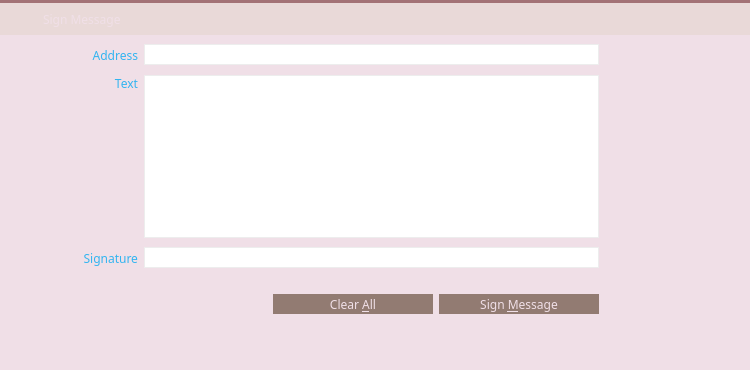
<?xml version="1.0" encoding="UTF-8"?>
<ui version="4.0">
 <class>SignMessagePage</class>
 <widget class="QWidget" name="SignMessagePage">
  <property name="geometry">
   <rect>
    <x>0</x>
    <y>0</y>
    <width>750</width>
    <height>370</height>
   </rect>
  </property>
  <property name="palette">
   <palette>
    <active>
     <colorrole role="Button">
      <brush brushstyle="SolidPattern">
       <color alpha="255">
        <red>233</red>
        <green>217</green>
        <blue>216</blue>
       </color>
      </brush>
     </colorrole>
     <colorrole role="Base">
      <brush brushstyle="SolidPattern">
       <color alpha="255">
        <red>233</red>
        <green>217</green>
        <blue>216</blue>
       </color>
      </brush>
     </colorrole>
     <colorrole role="Window">
      <brush brushstyle="SolidPattern">
       <color alpha="255">
        <red>233</red>
        <green>217</green>
        <blue>216</blue>
       </color>
      </brush>
     </colorrole>
     <colorrole role="Highlight">
      <brush brushstyle="SolidPattern">
       <color alpha="255">
        <red>235</red>
        <green>235</green>
        <blue>235</blue>
       </color>
      </brush>
     </colorrole>
     <colorrole role="HighlightedText">
      <brush brushstyle="SolidPattern">
       <color alpha="255">
        <red>171</red>
        <green>127</green>
        <blue>130</blue>
       </color>
      </brush>
     </colorrole>
    </active>
    <inactive>
     <colorrole role="Button">
      <brush brushstyle="SolidPattern">
       <color alpha="255">
        <red>233</red>
        <green>217</green>
        <blue>216</blue>
       </color>
      </brush>
     </colorrole>
     <colorrole role="Base">
      <brush brushstyle="SolidPattern">
       <color alpha="255">
        <red>233</red>
        <green>217</green>
        <blue>216</blue>
       </color>
      </brush>
     </colorrole>
     <colorrole role="Window">
      <brush brushstyle="SolidPattern">
       <color alpha="255">
        <red>233</red>
        <green>217</green>
        <blue>216</blue>
       </color>
      </brush>
     </colorrole>
     <colorrole role="Highlight">
      <brush brushstyle="SolidPattern">
       <color alpha="255">
        <red>235</red>
        <green>235</green>
        <blue>235</blue>
       </color>
      </brush>
     </colorrole>
     <colorrole role="HighlightedText">
      <brush brushstyle="SolidPattern">
       <color alpha="255">
        <red>171</red>
        <green>127</green>
        <blue>130</blue>
       </color>
      </brush>
     </colorrole>
    </inactive>
    <disabled>
     <colorrole role="Button">
      <brush brushstyle="SolidPattern">
       <color alpha="255">
        <red>233</red>
        <green>217</green>
        <blue>216</blue>
       </color>
      </brush>
     </colorrole>
     <colorrole role="Base">
      <brush brushstyle="SolidPattern">
       <color alpha="255">
        <red>233</red>
        <green>217</green>
        <blue>216</blue>
       </color>
      </brush>
     </colorrole>
     <colorrole role="Window">
      <brush brushstyle="SolidPattern">
       <color alpha="255">
        <red>233</red>
        <green>217</green>
        <blue>216</blue>
       </color>
      </brush>
     </colorrole>
     <colorrole role="Highlight">
      <brush brushstyle="SolidPattern">
       <color alpha="255">
        <red>240</red>
        <green>240</green>
        <blue>240</blue>
       </color>
      </brush>
     </colorrole>
     <colorrole role="HighlightedText">
      <brush brushstyle="SolidPattern">
       <color alpha="255">
        <red>171</red>
        <green>127</green>
        <blue>130</blue>
       </color>
      </brush>
     </colorrole>
    </disabled>
   </palette>
  </property>
  <property name="windowTitle">
   <string>Form</string>
  </property>
  <property name="styleSheet">
   <string notr="true">* {
    font-family:&quot;Finger Paint&quot;;
}
QLineEdit {
	border: 1px solid #ededed;
}
</string>
  </property>
  <layout class="QVBoxLayout" name="verticalLayout_4">
   <property name="spacing">
    <number>0</number>
   </property>
   <property name="leftMargin">
    <number>0</number>
   </property>
   <property name="topMargin">
    <number>0</number>
   </property>
   <property name="rightMargin">
    <number>0</number>
   </property>
   <property name="bottomMargin">
    <number>0</number>
   </property>
   <item>
    <widget class="Line" name="lineBeforeAddressBook_3">
     <property name="styleSheet">
      <string notr="true">background-color: #A37276;</string>
     </property>
     <property name="frameShadow">
      <enum>QFrame::Raised</enum>
     </property>
     <property name="lineWidth">
      <number>0</number>
     </property>
     <property name="orientation">
      <enum>Qt::Horizontal</enum>
     </property>
    </widget>
   </item>
   <item>
    <widget class="QWidget" name="wHeader" native="true">
     <property name="minimumSize">
      <size>
       <width>0</width>
       <height>32</height>
      </size>
     </property>
     <property name="maximumSize">
      <size>
       <width>16777215</width>
       <height>32</height>
      </size>
     </property>
     <property name="is_header" stdset="0">
      <bool>true</bool>
     </property>
     <layout class="QHBoxLayout" name="horizontalLayout_20">
      <property name="leftMargin">
       <number>0</number>
      </property>
      <property name="topMargin">
       <number>0</number>
      </property>
      <property name="rightMargin">
       <number>0</number>
      </property>
      <property name="bottomMargin">
       <number>0</number>
      </property>
      <item>
       <spacer name="horizontalSpacer_28">
        <property name="orientation">
         <enum>Qt::Horizontal</enum>
        </property>
        <property name="sizeType">
         <enum>QSizePolicy::Fixed</enum>
        </property>
        <property name="sizeHint" stdset="0">
         <size>
          <width>7</width>
          <height>20</height>
         </size>
        </property>
       </spacer>
      </item>
      <item>
       <widget class="QLabel" name="label_37">
        <property name="sizePolicy">
         <sizepolicy hsizetype="Preferred" vsizetype="Preferred">
          <horstretch>0</horstretch>
          <verstretch>0</verstretch>
         </sizepolicy>
        </property>
        <property name="minimumSize">
         <size>
          <width>30</width>
          <height>30</height>
         </size>
        </property>
        <property name="maximumSize">
         <size>
          <width>30</width>
          <height>30</height>
         </size>
        </property>
        <property name="text">
         <string/>
        </property>
        <property name="pixmap">
         <pixmap resource="../res.qrc">:/res/sign_message_icon.png</pixmap>
        </property>
       </widget>
      </item>
      <item>
       <widget class="QLabel" name="label_38">
        <property name="font">
         <font>
          <family>Finger Paint</family>
         </font>
        </property>
        <property name="styleSheet">
         <string notr="true">QLabel {
	color: #f0dfe7;
}</string>
        </property>
        <property name="text">
         <string>Sign Message</string>
        </property>
        <property name="buddy">
         <cstring></cstring>
        </property>
       </widget>
      </item>
     </layout>
    </widget>
   </item>
   <item>
    <widget class="QWidget" name="wContainer" native="true">
     <property name="styleSheet">
      <string notr="true">#wContainer {
	background-color: #f0dfe7;
}</string>
     </property>
     <layout class="QVBoxLayout" name="verticalLayout_2">
      <property name="spacing">
       <number>0</number>
      </property>
      <property name="leftMargin">
       <number>0</number>
      </property>
      <property name="topMargin">
       <number>0</number>
      </property>
      <property name="rightMargin">
       <number>0</number>
      </property>
      <property name="bottomMargin">
       <number>0</number>
      </property>
      <item>
       <layout class="QHBoxLayout" name="horizontalLayout" stretch="1,7,1">
        <property name="spacing">
         <number>0</number>
        </property>
        <item>
         <spacer name="horizontalSpacer_29">
          <property name="orientation">
           <enum>Qt::Horizontal</enum>
          </property>
          <property name="sizeHint" stdset="0">
           <size>
            <width>136</width>
            <height>216</height>
           </size>
          </property>
         </spacer>
        </item>
        <item>
         <layout class="QVBoxLayout" name="verticalLayout_3">
          <property name="topMargin">
           <number>0</number>
          </property>
          <item>
           <layout class="QGridLayout" name="gridLayout_5">
            <property name="topMargin">
             <number>6</number>
            </property>
            <property name="bottomMargin">
             <number>3</number>
            </property>
            <property name="spacing">
             <number>6</number>
            </property>
            <item row="2" column="0">
             <widget class="QLabel" name="label_40">
              <property name="font">
               <font>
                <family>Finger Paint</family>
               </font>
              </property>
              <property name="styleSheet">
               <string notr="true">QLabel {
	color: #32b4f0;
}</string>
              </property>
              <property name="text">
               <string>Signature</string>
              </property>
              <property name="alignment">
               <set>Qt::AlignRight|Qt::AlignTrailing|Qt::AlignVCenter</set>
              </property>
              <property name="margin">
               <number>5</number>
              </property>
             </widget>
            </item>
            <item row="0" column="3">
             <widget class="QPushButton" name="addressBookButton_SM">
              <property name="minimumSize">
               <size>
                <width>28</width>
                <height>28</height>
               </size>
              </property>
              <property name="maximumSize">
               <size>
                <width>28</width>
                <height>28</height>
               </size>
              </property>
              <property name="toolTip">
               <string>Choose an address from the address book</string>
              </property>
              <property name="styleSheet">
               <string notr="true">QPushButton {
	border: 0px solid gray;
	image: url(:/res/addressbook/normal.png);	
}

QPushButton:!enabled {
	image: url(:/res/addressbook/disabled.png);
}

QPushButton:pressed:flat {
	image: url(:/res/addressbook/pressed.png);
}

QPushButton:hover {
	image: url(:/res/addressbook/hover.png);
}</string>
              </property>
              <property name="shortcut">
               <string>Alt+A</string>
              </property>
              <property name="flat">
               <bool>true</bool>
              </property>
             </widget>
            </item>
            <item row="0" column="2">
             <widget class="QPushButton" name="pasteButton_SM">
              <property name="minimumSize">
               <size>
                <width>28</width>
                <height>28</height>
               </size>
              </property>
              <property name="maximumSize">
               <size>
                <width>28</width>
                <height>28</height>
               </size>
              </property>
              <property name="toolTip">
               <string>Paste address from clipboard</string>
              </property>
              <property name="styleSheet">
               <string notr="true">QPushButton {
	border: 0px solid gray;
	image: url(:/res/paste/normal.png);	
}

QPushButton:!enabled {
	image: url(:/res/paste/disabled.png);
}

QPushButton:pressed:flat {
	image: url(:/res/paste/pressed.png);
}

QPushButton:hover {
	image: url(:/res/paste/hover.png);
}</string>
              </property>
              <property name="shortcut">
               <string>Alt+P</string>
              </property>
              <property name="flat">
               <bool>true</bool>
              </property>
             </widget>
            </item>
            <item row="0" column="0">
             <widget class="QLabel" name="label_39">
              <property name="font">
               <font>
                <family>Finger Paint</family>
               </font>
              </property>
              <property name="styleSheet">
               <string notr="true">QLabel {
	color: #32b4f0;
}</string>
              </property>
              <property name="text">
               <string>Address</string>
              </property>
              <property name="alignment">
               <set>Qt::AlignRight|Qt::AlignTrailing|Qt::AlignVCenter</set>
              </property>
              <property name="margin">
               <number>5</number>
              </property>
             </widget>
            </item>
            <item row="0" column="1">
             <widget class="QValidatedLineEdit" name="addressIn_SM">
              <property name="minimumSize">
               <size>
                <width>0</width>
                <height>20</height>
               </size>
              </property>
              <property name="font">
               <font>
                <family>Finger Paint</family>
               </font>
              </property>
              <property name="toolTip">
               <string>The address to sign the message with (e.g. MNS17iag9jJgTHD1VXjvLCEnZuQ3rJDE9L)</string>
              </property>
              <property name="maxLength">
               <number>34</number>
              </property>
             </widget>
            </item>
            <item row="1" column="0">
             <widget class="QLabel" name="label_41">
              <property name="font">
               <font>
                <family>Finger Paint</family>
               </font>
              </property>
              <property name="styleSheet">
               <string notr="true">QLabel {
	color: #32b4f0;
}</string>
              </property>
              <property name="text">
               <string>Text</string>
              </property>
              <property name="alignment">
               <set>Qt::AlignRight|Qt::AlignTop|Qt::AlignTrailing</set>
              </property>
              <property name="margin">
               <number>5</number>
              </property>
             </widget>
            </item>
            <item row="1" column="1">
             <widget class="QPlainTextEdit" name="messageIn_SM">
              <property name="font">
               <font>
                <family>Finger Paint</family>
               </font>
              </property>
              <property name="toolTip">
               <string>Enter the message you want to sign here</string>
              </property>
              <property name="styleSheet">
               <string notr="true">QPlainTextEdit {
	border: 1px solid #ededed;
}</string>
              </property>
              <property name="plainText">
               <string/>
              </property>
              <property name="backgroundVisible">
               <bool>false</bool>
              </property>
             </widget>
            </item>
            <item row="2" column="2">
             <widget class="QPushButton" name="copySignatureButton_SM">
              <property name="minimumSize">
               <size>
                <width>28</width>
                <height>28</height>
               </size>
              </property>
              <property name="maximumSize">
               <size>
                <width>28</width>
                <height>28</height>
               </size>
              </property>
              <property name="toolTip">
               <string>Copy the current signature to the system clipboard</string>
              </property>
              <property name="styleSheet">
               <string notr="true">QPushButton {
	border: 0px solid gray;
	image: url(:/res/copy/normal.png);
}

QPushButton:pressed:flat {
	image: url(:/res/copy/pressed.png);
}

QPushButton:hover {
	image: url(:/res/copy/hover.png);
}</string>
              </property>
              <property name="text">
               <string/>
              </property>
              <property name="flat">
               <bool>true</bool>
              </property>
             </widget>
            </item>
            <item row="2" column="1">
             <widget class="QLineEdit" name="signatureOut_SM">
              <property name="minimumSize">
               <size>
                <width>0</width>
                <height>20</height>
               </size>
              </property>
              <property name="font">
               <font>
                <family>Finger Paint</family>
               </font>
              </property>
              <property name="readOnly">
               <bool>true</bool>
              </property>
             </widget>
            </item>
           </layout>
          </item>
          <item>
           <widget class="QLabel" name="statusLabel_SM">
            <property name="font">
             <font>
              <family>Finger Paint</family>
             </font>
            </property>
            <property name="text">
             <string/>
            </property>
            <property name="alignment">
             <set>Qt::AlignCenter</set>
            </property>
            <property name="wordWrap">
             <bool>true</bool>
            </property>
           </widget>
          </item>
          <item>
           <widget class="QWidget" name="wAcceptHolder" native="true">
            <property name="minimumSize">
             <size>
              <width>0</width>
              <height>26</height>
             </size>
            </property>
            <layout class="QHBoxLayout" name="horizontalLayout_22">
             <property name="leftMargin">
              <number>0</number>
             </property>
             <property name="topMargin">
              <number>0</number>
             </property>
             <property name="rightMargin">
              <number>0</number>
             </property>
             <property name="bottomMargin">
              <number>0</number>
             </property>
             <item>
              <spacer name="horizontalSpacer_30">
               <property name="orientation">
                <enum>Qt::Horizontal</enum>
               </property>
               <property name="sizeHint" stdset="0">
                <size>
                 <width>40</width>
                 <height>20</height>
                </size>
               </property>
              </spacer>
             </item>
             <item>
              <widget class="QPushButton" name="clearButton_SM">
               <property name="minimumSize">
                <size>
                 <width>160</width>
                 <height>20</height>
                </size>
               </property>
               <property name="maximumSize">
                <size>
                 <width>160</width>
                 <height>20</height>
                </size>
               </property>
               <property name="font">
                <font>
                 <family>Finger Paint</family>
                </font>
               </property>
               <property name="toolTip">
                <string>Reset all sign message fields</string>
               </property>
               <property name="styleSheet">
                <string notr="true">QPushButton {
	background-color: #927b72;
	color: #f0dfe7;
	border: 0px solid gray;
	max-height: 20px;
	min-height: 20px;
	max-width: 160px;
	min-width: 160px;
}

QPushButton:hover {
	background-color: #32b4f0;
}

QPushButton:pressed:flat {
	background-color: #00a3de;
}</string>
               </property>
               <property name="text">
                <string>Clear &amp;All</string>
               </property>
               <property name="flat">
                <bool>true</bool>
               </property>
              </widget>
             </item>
             <item>
              <widget class="QPushButton" name="signMessageButton_SM">
               <property name="font">
                <font>
                 <family>Finger Paint</family>
                </font>
               </property>
               <property name="toolTip">
                <string>Sign the message to prove you own this GrumpyCoin address</string>
               </property>
               <property name="styleSheet">
                <string notr="true">QPushButton {
	background-color: #927b72;
	color: #f0dfe7;
	border: 0px solid gray;
	max-height: 20px;
	min-height: 20px;
	max-width: 160px;
	min-width: 160px;
}

QPushButton:hover {
	background-color: #32b4f0;
}

QPushButton:pressed:flat {
	background-color: #00a3de;
}</string>
               </property>
               <property name="text">
                <string>Sign &amp;Message</string>
               </property>
               <property name="flat">
                <bool>true</bool>
               </property>
              </widget>
             </item>
             <item>
              <spacer name="horizontalSpacer">
               <property name="orientation">
                <enum>Qt::Horizontal</enum>
               </property>
               <property name="sizeType">
                <enum>QSizePolicy::Fixed</enum>
               </property>
               <property name="sizeHint" stdset="0">
                <size>
                 <width>68</width>
                 <height>20</height>
                </size>
               </property>
              </spacer>
             </item>
            </layout>
           </widget>
          </item>
         </layout>
        </item>
        <item>
         <spacer name="horizontalSpacer_31">
          <property name="orientation">
           <enum>Qt::Horizontal</enum>
          </property>
          <property name="sizeHint" stdset="0">
           <size>
            <width>136</width>
            <height>20</height>
           </size>
          </property>
         </spacer>
        </item>
       </layout>
      </item>
      <item>
       <spacer name="verticalSpacer">
        <property name="orientation">
         <enum>Qt::Vertical</enum>
        </property>
        <property name="sizeHint" stdset="0">
         <size>
          <width>20</width>
          <height>82</height>
         </size>
        </property>
       </spacer>
      </item>
     </layout>
    </widget>
   </item>
  </layout>
 </widget>
 <customwidgets>
  <customwidget>
   <class>QValidatedLineEdit</class>
   <extends>QLineEdit</extends>
   <header>qvalidatedlineedit.h</header>
  </customwidget>
 </customwidgets>
 <resources>
  <include location="../res.qrc"/>
 </resources>
 <connections/>
</ui>
